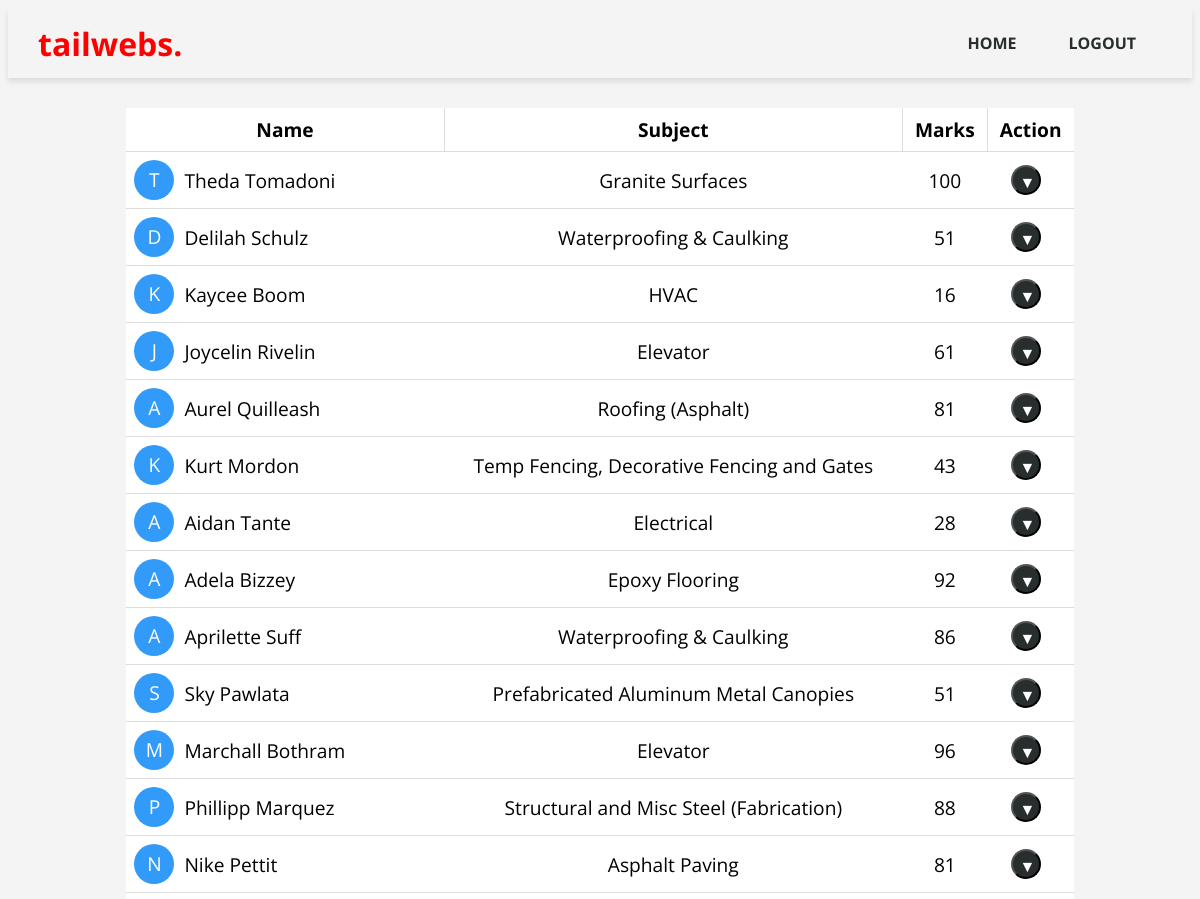
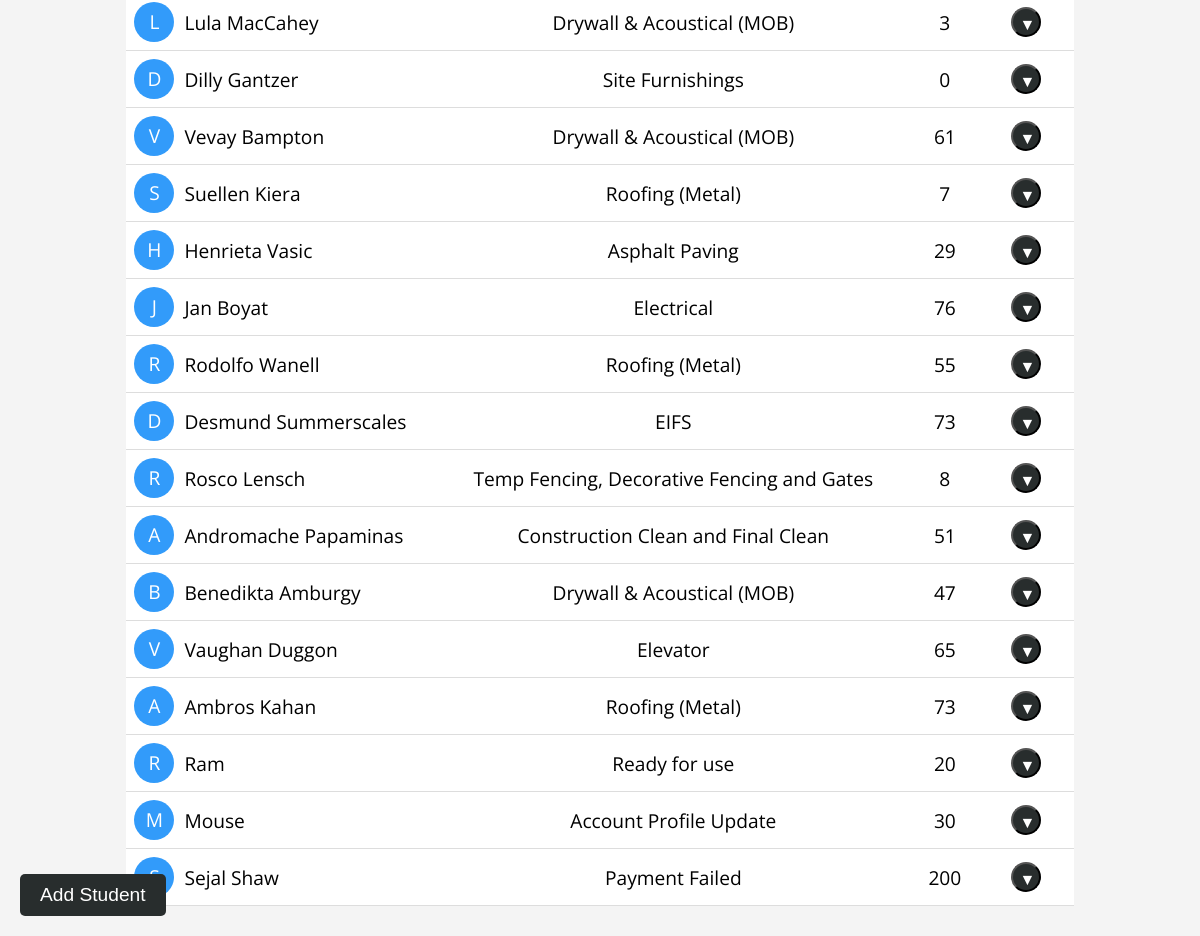
The page /student_list.php (signed in) on the database its author committed (2 pictures, top to bottom).
### tables this page shows
CREATE TABLE `students` (
  `id` int(11) NOT NULL,
  `name` varchar(100) DEFAULT NULL,
  `subject` varchar(100) DEFAULT NULL,
  `marks` int(11) DEFAULT NULL
);

### student_list.php (the view, shortened to what this page needs)
<?php
include 'db.php';
$students = $conn->query("SELECT * FROM students");
?>
<!DOCTYPE html>
<html lang="en">
<head>
    <link rel="stylesheet" href="styles.css">
</head>
<body>
    <header>
        <div class="header-content">
            <h1>tailwebs.</h1>
            <div class="menu">
                <a href="student_list.php" class="home-btn">Home</a>
                <a href="logout.php" class="logout-btn">Logout</a>
            </div>
        </div>
    </header>
    <div class="container">
        <div class="student-list">
            <table>
                <tr>
                    <th>Name</th>
                    <th>Subject</th>
                    <th>Marks</th>
                    <th>Action</th>
                </tr>
                <?php while($row = $students->fetch_assoc()): ?>
                <tr>
                    <td class="name-column">
                        <div class="circle"><?= strtoupper($row['name'][0]) ?></div>
                        <span><?= $row['name'] ?></span>
                    </td>
                    <td><?= $row['subject'] ?></td>
                    <td><?= $row['marks'] ?></td>
                    <td>
                        <div class="dropdown">
                            <button class="dropbtn">&#x25BC;</button>
                        </div>
                    </td>
                </tr>
                <?php endwhile; ?>
            </table>
        </div>
        <button id="addButton" onclick="showAddForm()">Add Student</button>
    </div>
</body>
</html>

### styles.css (style rules this page uses)
body { font-family: 'Open Sans', sans-serif; background-color: #f4f4f4; }
header { display: flex; justify-content: space-between; align-items: center; padding: 10px 20px; background-color: #f4f4f4; color: white; height: 50px; box-shadow: 0 4px 6px rgba(0,0,0,0.1); }
.header-content { display: flex; justify-content: space-between; width: 100%; align-items: center; }
h1 { color: #FF0000; font-size: 2rem; font-weight: bold; margin-left: 10px; }
.menu { display: flex; gap: 20px; margin-right: 20px; }
.menu a { color: #282D2D; text-decoration: none; padding: 8px 16px; background-color: #f4f4f4; border-radius: 5px; font-size: 1rem; font-weight: bold; text-transform: uppercase; }
.container { margin: 30px auto; width: 80%; }
.student-list { margin-top: 20px; }
table { width: 100%; border-collapse: collapse; background-color: white; }
th, td { border: none; padding: 8px; text-align: center; font-size: 1.2rem; }
tr { border-bottom: 0.3px solid #ddd; }
th { border-right: .3px solid #ddd; padding: 8px; text-align: center; font-size: 1.2rem; }
th:last-child { border-right: none; }
#addButton { background-color: #282D2D; color: white; border: none; padding: 10px 20px; cursor: pointer; border-radius: 5px; font-size: 1.2rem; position: fixed; bottom: 20px; left: 20px; }
.dropdown { position: relative; display: inline-block; }
.dropbtn { width: 30px; height: 30px; border-radius: 50%; background-color: #282D2D; color: white; text-align: center; line-height: 30px; display: inline-block; font-size: 1rem; margin-right: 8px; vertical-align: middle; position: relative; }
.circle { width: 40px; height: 40px; border-radius: 50%; background-color: #329BFA; color: white; text-align: center; line-height: 40px; display: inline-block; font-size: 1.2rem; margin-right: 10px; vertical-align: middle; }
.name-column { display: flex; align-items: center; }

### rows shown on the page
students: name "T", name "Theda Tomadoni", subject "Granite Surfaces", marks "100"
students: name "D", name "Delilah Schulz", subject "Waterproofing & Caulking", marks "51"
students: name "K", name "Kaycee Boom", subject "HVAC", marks "16"
students: name "J", name "Joycelin Rivelin", subject "Elevator", marks "61"
students: name "A", name "Aurel Quilleash", subject "Roofing (Asphalt)", marks "81"
students: name "K", name "Kurt Mordon", subject "Temp Fencing, Decorative Fencing and Gates", marks "43"
students: name "A", name "Aidan Tante", subject "Electrical", marks "28"
students: name "A", name "Adela Bizzey", subject "Epoxy Flooring", marks "92"
students: name "A", name "Aprilette Suff", subject "Waterproofing & Caulking", marks "86"
students: name "S", name "Sky Pawlata", subject "Prefabricated Aluminum Metal Canopies", marks "51"
students: name "M", name "Marchall Bothram", subject "Elevator", marks "96"
students: name "P", name "Phillipp Marquez", subject "Structural and Misc Steel (Fabrication)", marks "88"
students: name "N", name "Nike Pettit", subject "Asphalt Paving", marks "81"
students: name "L", name "Lula MacCahey", subject "Drywall & Acoustical (MOB)", marks "3"
students: name "D", name "Dilly Gantzer", subject "Site Furnishings", marks "0"
students: name "V", name "Vevay Bampton", subject "Drywall & Acoustical (MOB)", marks "61"
students: name "S", name "Suellen Kiera", subject "Roofing (Metal)", marks "7"
students: name "H", name "Henrieta Vasic", subject "Asphalt Paving", marks "29"
students: name "J", name "Jan Boyat", subject "Electrical", marks "76"
students: name "R", name "Rodolfo Wanell", subject "Roofing (Metal)", marks "55"
students: name "D", name "Desmund Summerscales", subject "EIFS", marks "73"
students: name "R", name "Rosco Lensch", subject "Temp Fencing, Decorative Fencing and Gates", marks "8"
students: name "A", name "Andromache Papaminas", subject "Construction Clean and Final Clean", marks "51"
students: name "B", name "Benedikta Amburgy", subject "Drywall & Acoustical (MOB)", marks "47"
students: name "V", name "Vaughan Duggon", subject "Elevator", marks "65"
students: name "A", name "Ambros Kahan", subject "Roofing (Metal)", marks "73"
students: name "R", name "Ram", subject "Ready for use", marks "20"
students: name "M", name "Mouse", subject "Account Profile Update", marks "30"
students: name "Sejal Shaw", subject "Payment Failed", marks "200"
